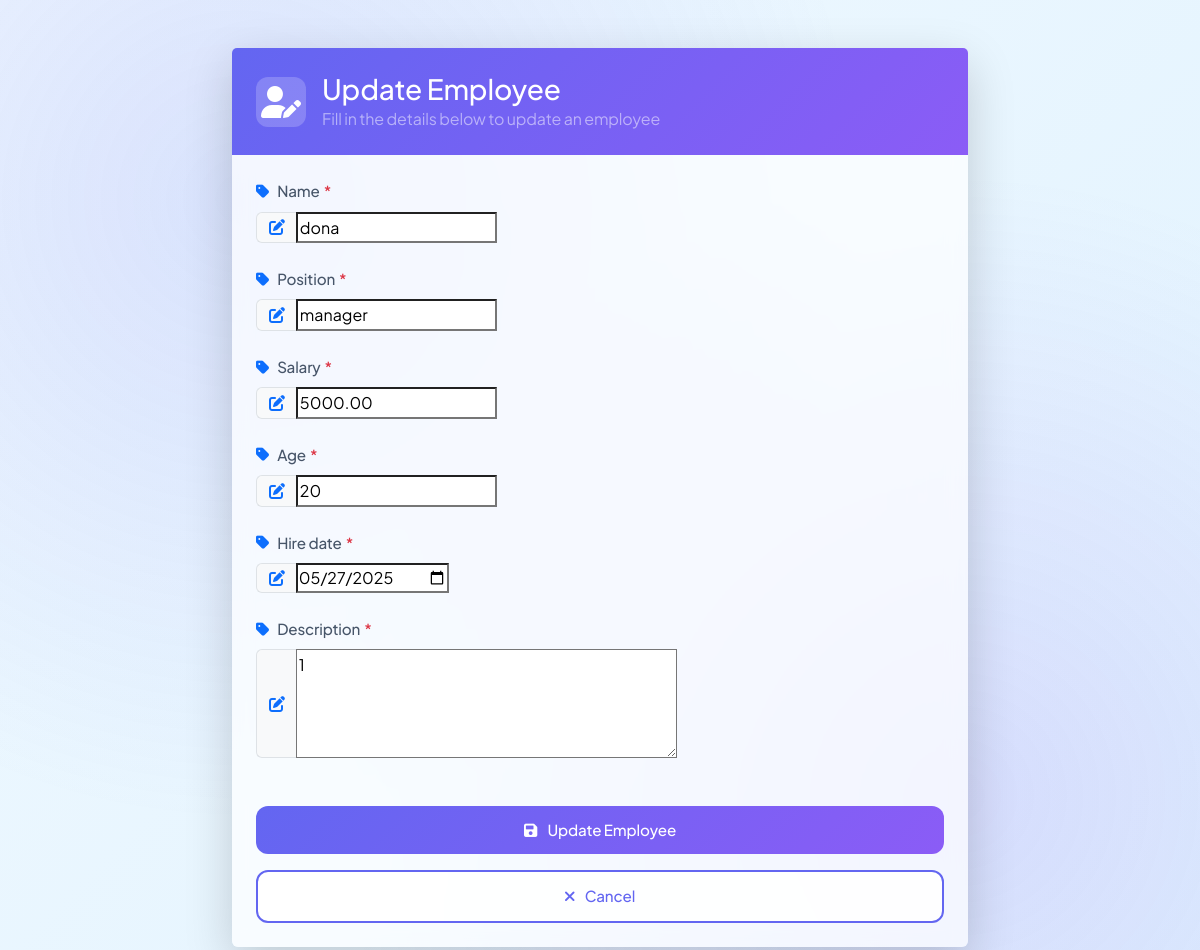
The page /employees/update/7/ (signed in) on the database its author committed.
### project4/employees/models.py (models this page shows, shortened)
class Employee(models.Model):
    name = models.CharField(max_length=100)
    position = models.CharField(max_length=100)
    salary = models.DecimalField(max_digits=10, decimal_places=2)
    age = models.IntegerField()
    hire_date = models.DateField()
    description = models.TextField()
    created_at = models.DateTimeField(auto_now_add=True)
    updated_at = models.DateTimeField(auto_now=True)
    class Meta:
        ordering = ['-created_at']

### project4/employees/views.py (the view)
# urls.py: path('update/<int:pk>/', views.employee_update, name='employee_update'),
@login_required
def employee_update(request, pk):
    employee = get_object_or_404(Employee, pk=pk)
    if request.method == 'POST':
        form = EmployeeForm(request.POST, instance=employee)
        if form.is_valid():
            form.save()
            messages.success(request, 'Employee updated successfully!')
            return redirect('employee_list')
    else:
        form = EmployeeForm(instance=employee)
    return render(request, 'employees/employee_form.html', {'form': form, 'action': 'Update'})

### project4/employees/forms.py
class EmployeeForm(forms.ModelForm):
    class Meta:
        model = Employee
        fields = ['name', 'position', 'salary', 'age', 'hire_date', 'description']
        widgets = {
            'hire_date': forms.DateInput(attrs={'type': 'date'}),
            'description': forms.Textarea(attrs={'rows': 4}),
        }

### project4/employees/templates/employees/employee_form.html (shortened to what this page needs)
{% extends 'employees/base.html' %}
{% block content %}
<div class="container py-5">
    <div class="row justify-content-center">
        <div class="col-md-8">
            <div class="card shadow-lg border-0 rounded-lg">
                <div class="card-header text-white d-flex align-items-center">
                    <div class="header-icon me-3">
                        <i class="fas fa-user-edit fa-2x"></i>
                    </div>
                    <div>
                        <h3 class="mb-0">{{ action }} Employee</h3>
                        <p class="mb-0 text-white-50">Fill in the details below to {{ action|lower }} an employee</p>
                    </div>
                </div>
                <div class="card-body p-4">
                    <form method="post" class="needs-validation" novalidate>
                        {% for field in form %}
                        <div class="mb-4">
                            <label for="{{ field.id_for_label }}" class="form-label d-flex align-items-center">
                                <i class="fas fa-tag me-2 text-primary"></i>
                                {{ field.label }}
                                {% if field.field.required %}
                                <span class="text-danger ms-1">*</span>
                                {% endif %}
                            </label>
                            <div class="input-group">
                                <span class="input-group-text bg-light border-end-0">
                                    <i class="fas fa-edit text-primary"></i>
                                </span>
                                {{ field }}
                            </div>
                        </div>
                        {% endfor %}
                        <div class="d-grid gap-3 mt-5">
                            <button type="submit" class="btn btn-primary btn-lg">
                                <i class="fas fa-save me-2"></i>
                                {{ action }} Employee
                            </button>
                            <a href="{% url 'employee_list' %}" class="btn btn-outline-secondary btn-lg">
                                <i class="fas fa-times me-2"></i>
                                Cancel
                            </a>
                        </div>
                    </form>
                </div>
            </div>
        </div>
    </div>
</div>
{% endblock %}

### project4/employees/templates/employees/base.html (style rules this page uses)
:root { --primary-color: #6366f1; --primary-dark: #4f46e5; --secondary-color: #8b5cf6; --accent-color: #ec4899; --glass-bg: rgba(255, 255, 255, 0.7); --glass-border: rgba(255, 255, 255, 0.2); --glass-shadow: 0 8px 32px 0 rgba(31, 38, 135, 0.15); --transition-speed: 0.3s; --text-primary: #1e293b; --text-secondary: #475569; --text-muted: #64748b; }
body { font-family: 'Plus Jakarta Sans', sans-serif; transition: all var(--transition-speed) ease; min-height: 100vh; background: linear-gradient(135deg, #f0f9ff 0%, #e0f2fe 100%); position: relative; overflow-x: hidden; color: var(--text-primary); line-height: 1.6; letter-spacing: -0.01em; }
body::before { content: ''; position: fixed; top: 0; left: 0; width: 100%; height: 100%; background: radial-gradient(circle at 20% 20%, rgba(99, 102, 241, 0.15) 0%, transparent 50%), radial-gradient(circle at 80% 80%, rgba(139, 92, 246, 0.15) 0%, transparent 50%); z-index: -1; }
.card { background: var(--glass-bg); backdrop-filter: blur(10px); -webkit-backdrop-filter: blur(10px); border: 1px solid var(--glass-border); box-shadow: var(--glass-shadow); transition: all var(--transition-speed) ease; }
.card-header { background: linear-gradient(135deg, var(--primary-color), var(--secondary-color)); border-bottom: none; padding: 1.5rem; }
.form-label { font-weight: 500; font-size: 0.95rem; color: var(--text-secondary); margin-bottom: 0.5rem; letter-spacing: -0.01em; }
.btn { padding: 0.75rem 1.5rem; border-radius: 0.75rem; font-weight: 500; font-size: 0.95rem; letter-spacing: -0.01em; transition: all var(--transition-speed) ease; }
.btn-primary { background: linear-gradient(135deg, var(--primary-color), var(--secondary-color)); border: none; }
.btn-outline-secondary { background: rgba(255, 255, 255, 0.9); border: 1px solid var(--glass-border); color: var(--primary-color); }

### project4/employees/templates/employees/employee_form.html (style rules this page uses)
.card { transition: transform 0.3s ease; }
.card-header { background: linear-gradient(135deg, var(--primary-color), var(--secondary-color)); padding: 1.5rem; }
.header-icon { background: rgba(255, 255, 255, 0.2); width: 50px; height: 50px; border-radius: 12px; display: flex; align-items: center; justify-content: center; }
.input-group-text { border-right: 0; }
.btn { padding: 0.8rem 1.5rem; font-weight: 500; }
.btn-primary { background: linear-gradient(135deg, var(--primary-color), var(--secondary-color)); border: none; }
.btn-outline-secondary { border: 2px solid var(--primary-color); color: var(--primary-color); }

### rows shown on the page
Employee: form "dona" "manager" "5000.00" "20" "05/27/2025" "1"

### other values the page prints
{{ action }} "Update"
{{ action|lower }} "update"
{{ field.label }} "Name" "Position" "Salary" "Age" "Hire date" "Description"
